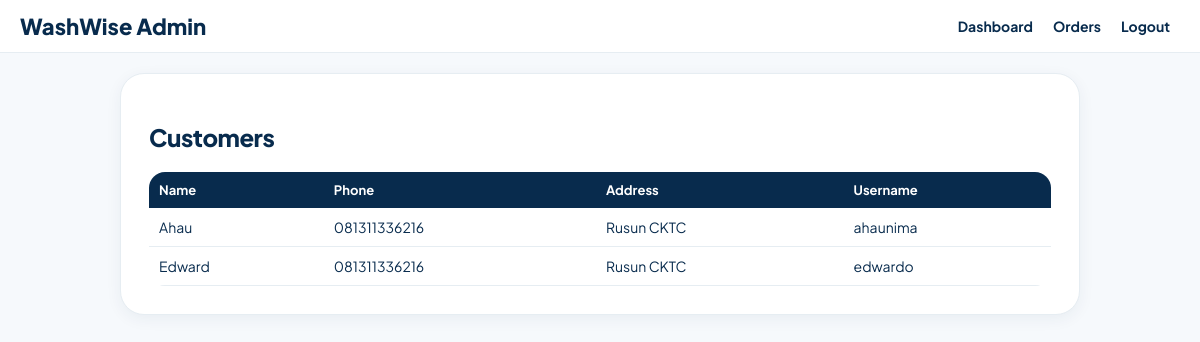
The page /admin/users.php (signed in) on the database its author committed.
### tables this page shows
CREATE TABLE `users` (
  `id` int(11) NOT NULL,
  `name` varchar(100) DEFAULT NULL,
  `phone` varchar(20) DEFAULT NULL,
  `address` text DEFAULT NULL,
  `username` varchar(50) DEFAULT NULL,
  `password` varchar(255) DEFAULT NULL,
  `role` varchar(20) DEFAULT 'customer'
);

### admin/users.php (the view, shortened to what this page needs)
<?php include "../config.php";
$q = mysqli_query($conn, "SELECT * FROM users WHERE role='customer'");
?>
<html><head><title>Users</title><link rel="stylesheet" href="../style.css"></head>
<body>
<div class="navbar"><div class="logo">WashWise Admin</div><div><a href="dashboard.php">Dashboard</a><a href="orders.php">Orders</a><a href="../process.php?action=logout">Logout</a></div></div>
<div class="container"><div class="card"><h2>Customers</h2>
<table><tr><th>Name</th><th>Phone</th><th>Address</th><th>Username</th></tr>
<?php while($u=mysqli_fetch_assoc($q)){ echo "<tr><td>".$u["name"]."</td><td>".$u["phone"]."</td><td>".$u["address"]."</td><td>".$u["username"]."</td></tr>"; } ?>
</table></div></div>
</body></html>

### style.css (style rules this page uses)
:root { --white: #F6F9FC; --card: #FFFFFF; --sky: #E6EDF2; --blue: #C2632B; --blue-dark: #A0521F; --blue-light: #E08A4E; --gold: #FFB37D; --gold-dark: #C2632B; --dark: #082B4D; --muted: #42556A; --green: #1F6B43; --beige: #E6EDF2; --beige-dark: #8BA0B5; --aqua: #C2632B; --aqua-light: #E08A4E; }
* { box-sizing: border-box; }
body { margin: 0; font-family: 'Plus Jakarta Sans', Inter, Arial, sans-serif; background: var(--white); color: var(--dark); }
h1, h2, h3 { font-weight: 800; letter-spacing: -0.02em; color: var(--dark); }
.navbar { background: white; padding: 12px 20px; display: flex; justify-content: space-between; align-items: center; position: sticky; top: 0; border-bottom: 1px solid var(--sky); }
.navbar a { color: var(--dark); text-decoration: none; margin: 0 10px; font-weight: 700; font-size: 14px; }
.logo { font-size: 22px; font-weight: 800; color: var(--dark); }
.container { max-width: 1000px; margin: auto; padding: 20px; }
.card, form.box { background: var(--card); border: 1px solid var(--sky); border-radius: 24px; padding: 28px; margin-bottom: 15px; box-shadow: 0 4px 16px rgba(8,43,77,0.06); }
table { width: 100%; border-collapse: collapse; background: white; border-radius: 16px; overflow: hidden; }
th { background: var(--dark); color: white; padding: 10px; text-align: left; font-size: 13px; }
td { padding: 10px; border-bottom: 1px solid var(--sky); font-size: 14px; }

### rows shown on the page
users: name "Ahau", phone "081311336216", address "Rusun CKTC", username "ahaunima"
users: name "Edward", phone "081311336216", address "Rusun CKTC", username "edwardo"
